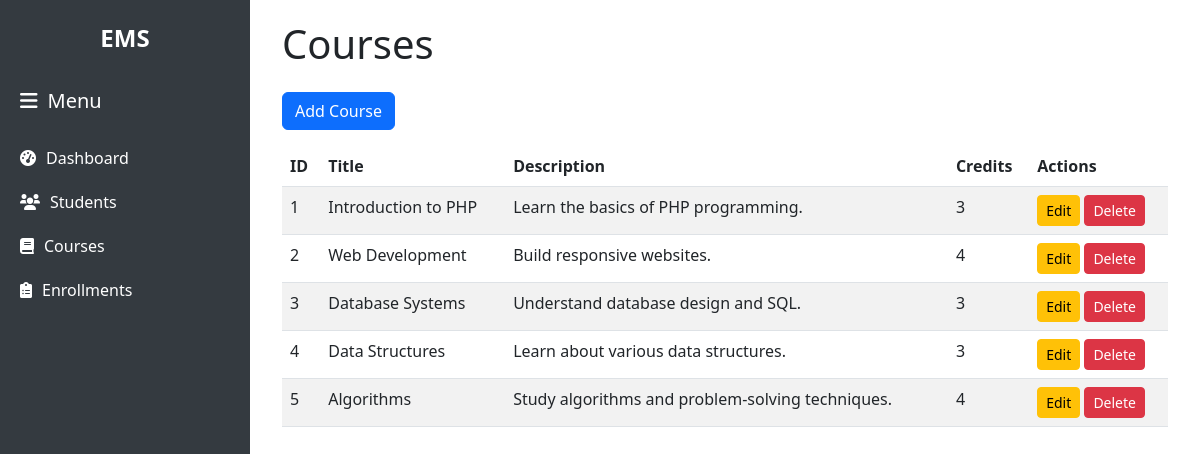
Page /pages/courses.php on the committed database.
### tables this page shows
CREATE TABLE courses (
    id INT AUTO_INCREMENT PRIMARY KEY,
    title VARCHAR(100) NOT NULL,
    description TEXT,
    credits INT DEFAULT 3,
    created_at TIMESTAMP DEFAULT CURRENT_TIMESTAMP
);

### pages/courses.php (the view, shortened to what this page needs)
<?php
require '../config/db.php';
$stmt = $pdo->query("SELECT * FROM courses ORDER BY created_at DESC");
$courses = $stmt->fetchAll();
?>
<?php include '../includes/sidebar.php'; ?>
<div class="container">
    <h1 class="mb-4">Courses</h1>
    <a href="../actions/add_course.php" class="btn btn-primary mb-3">Add Course</a>
    <table class="table table-striped">
        <thead>
            <tr>
                <th>ID</th>
                <th>Title</th>
                <th>Description</th>
                <th>Credits</th>
                <th>Actions</th>
            </tr>
        </thead>
        <tbody>
            <?php foreach ($courses as $course): ?>
                <tr>
                    <td><?php echo $course['id']; ?></td>
                    <td><?php echo htmlspecialchars($course['title']); ?></td>
                    <td><?php echo htmlspecialchars($course['description']); ?></td>
                    <td><?php echo $course['credits']; ?></td>
                    <td>
                        <a href="../actions/edit_course.php?id=<?php echo $course['id']; ?>" class="btn btn-warning btn-sm">Edit</a>
                        <form method="POST" action="../actions/delete_course.php" style="display:inline;">
                            <button type="submit" class="btn btn-danger btn-sm" onclick="return confirm('Are you sure?')">Delete</button>
                        </form>
                    </td>
                </tr>
            <?php endforeach; ?>
        </tbody>
    </table>
</div>
</body>
</html>

### rows in the picture
courses: id "1", title "Introduction to PHP", description "Learn the basics of PHP programming.", credits "3"
courses: id "2", title "Web Development", description "Build responsive websites.", credits "4"
courses: id "3", title "Database Systems", description "Understand database design and SQL.", credits "3"
courses: id "4", title "Data Structures", description "Learn about various data structures.", credits "3"
courses: id "5", title "Algorithms", description "Study algorithms and problem-solving techniques.", credits "4"
